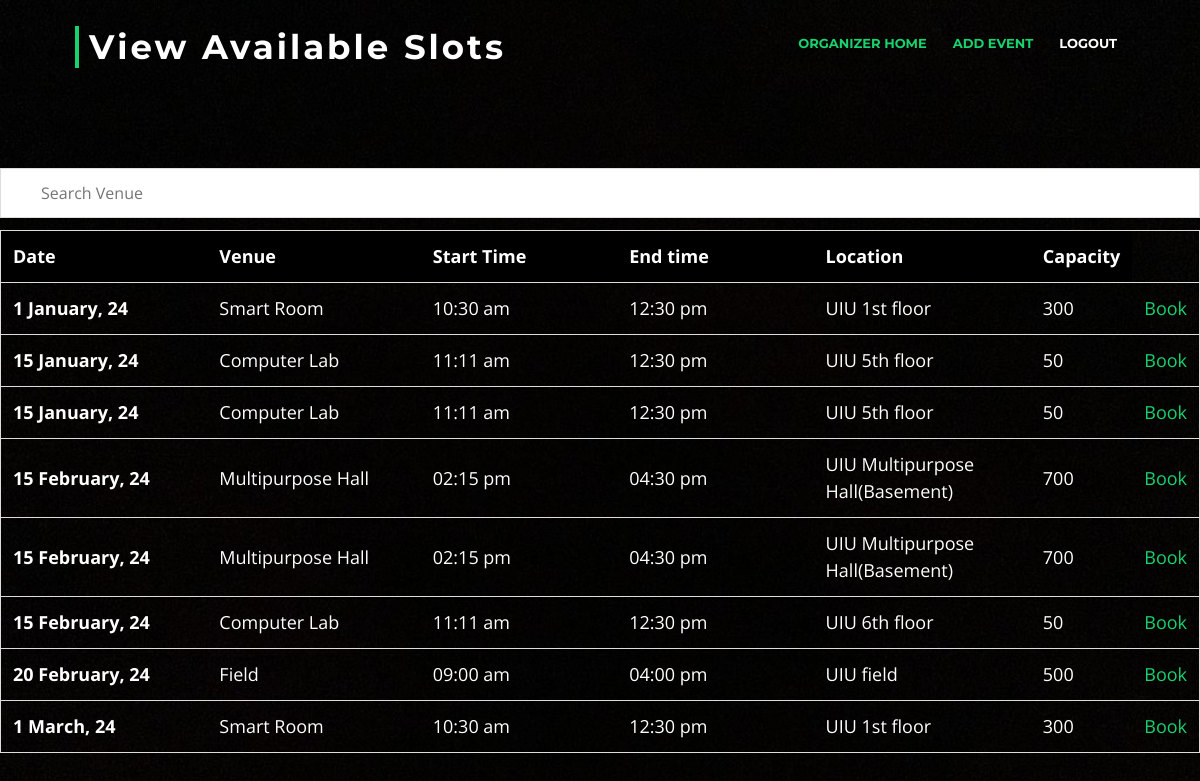
/viewslot.php, run on the app's committed database.
### tables this page shows
CREATE TABLE `slot` (
  `StartTime` time NOT NULL,
  `EndTime` time NOT NULL,
  `SlotID` int(11) NOT NULL,
  `EventDate` date NOT NULL,
  `VenueID` int(11) NOT NULL,
  `available` int(11) DEFAULT NULL
);

CREATE TABLE `venue_` (
  `VenueID` int(11) NOT NULL,
  `VenueName` varchar(100) NOT NULL,
  `VenueCapacity` int(11) NOT NULL,
  `VenueFileimg` varchar(100) DEFAULT NULL,
  `VenueLocation` varchar(100) NOT NULL
);

### viewslot.php (the view, shortened to what this page needs)
<?php
  $conn = mysqli_connect("localhost","root","","eventadministration") or die($conn);
?>
<!DOCTYPE html>
<html lang="en">
<head>
  <link href="lib/bootstrap/css/bootstrap.min.css" rel="stylesheet">
  <link href="lib/font-awesome/css/font-awesome.min.css" rel="stylesheet">
  <link href="lib/animate/animate.min.css" rel="stylesheet">
  <link href="lib/ionicons/css/ionicons.min.css" rel="stylesheet">
  <link href="lib/owlcarousel/assets/owl.carousel.min.css" rel="stylesheet">
  <link href="lib/lightbox/css/lightbox.min.css" rel="stylesheet">
  <link href="css/style.css" rel="stylesheet">
</head>
<body>
<br><br><br><br><br>
	<header id="header">
    <div class="container-fluid">
      <div id="logo" class="pull-left">
        <h1><a href="#intro" class="scrollto">View Available Slots</a></h1>
      </div>
      <?php
  $oid = $_GET["oid"];
    echo" <nav id='nav-menu-container'>
        <ul class='nav-menu'>
          <li class='menu-active'><a href='welcomeorganizer.php?oid=". $oid . "'>Organizer Home</a></li>
          <li class='menu-active'><a href='addevent.php?oid=". $oid . "'>Add Event</a></li>
		  <li><a href='logout2.php'>Logout</a></li>
        </ul>
      </nav>";
      ?>
    </div>
	</header>
	<br><br>
  <input type="text" id="myInput" onkeyup="myFunction()" placeholder="Search Venue">
<table id="myTable">
  <tr class="header">
  <th style="width:20%;">Date</th>
    <th style="width:20%;">Venue</th>
    <th style="width:20%;">Start Time</th>
    <th style="width:20%;">End time</th>
    <th style="width:20%;">Location</th>
    <th style="width:20%;">Capacity</th>
  </tr>
  <?php
  $que = "SELECT EventDate,StartTime,EndTime,SlotID,VenueName,VenueLocation,VenueCapacity
  FROM slot join venue_ on slot.VenueID=venue_.VenueID
  WHERE available = 1
  order by EventDate asc";
  $res = mysqli_query($conn,$que);
  while($row = mysqli_fetch_assoc($res))
  {
    echo "<tr>
    <th scope='row'>". date('j F, y',strtotime($row['EventDate'])) . "</th>
    <td>". $row['VenueName'] . "</td>
    <td>". date('h:i a', strtotime($row['StartTime'])) . "</td>
    <td>". date('h:i a', strtotime($row['EndTime'])) . "</td>
    <td>". $row['VenueLocation'] . "</td>
    <td>". $row['VenueCapacity'] . "</td>
    <td>  <a href='bookevent.php?id=". $row['SlotID'] . "&oid=".$oid."'>Book</a> </td>
  </tr>";
  }
      ?>
</table>
</body>
</html>

### css/style.css (style rules this page uses)
body { color: #666666; font-family: "Open Sans", sans-serif; }
a { color: #18d26e; transition: 0.5s; }
h1, h2, h3, h4, h5, h6 { font-family: "Montserrat", sans-serif; font-weight: 400; margin: 0 0 20px 0; padding: 0; }
#header { padding: 30px 0; height: 92px; position: fixed; left: 0; top: 0; right: 0; transition: all 0.5s; z-index: 997; }
#header #logo { float: left; }
@media (min-width: 1024px) { #header #logo { padding-left: 60px; } }
#header #logo h1 { font-size: 34px; margin: 0; padding: 0; line-height: 1; font-family: "Montserrat", sans-serif; font-weight: 700; letter-spacing: 3px; }
#header #logo h1 a, #header #logo h1 a:hover { color: #fff; padding-left: 10px; border-left: 4px solid #18d26e; }
.nav-menu, .nav-menu * { margin: 0; padding: 0; list-style: none; }
.nav-menu li { position: relative; white-space: nowrap; }
.nav-menu > li { float: left; }
#nav-menu-container { float: right; margin: 0; }
@media (min-width: 1024px) { #nav-menu-container { padding-right: 60px; } }
.nav-menu a { padding: 0 8px 10px 8px; text-decoration: none; display: inline-block; color: #fff; font-family: "Montserrat", sans-serif; font-weight: 700; font-size: 13px; text-transform: uppercase; outline: none; }
.nav-menu li:hover > a, .nav-menu > .menu-active > a { color: #18d26e; }
.nav-menu > li { margin-left: 10px; }

### viewslot.php (style rules this page uses)
body { background: url("img/black.jpg"); background-size:cover; background-repeat:repeat-y; color:white; }
#myInput { background-image: url('/css/searchicon.png'); background-position: 10px 12px; background-repeat: no-repeat; width: 100%; font-size: 16px; padding: 12px 20px 12px 40px; border: 1px solid #ddd; margin-bottom: 12px; }
#myTable { border-collapse: collapse; width: 100%; border: 1px solid #ddd; font-size: 18px; }
#myTable th, #myTable td { text-align: left; padding: 12px; }
#myTable tr { border-bottom: 1px solid #ddd; }
#myTable tr.header, #myTable tr:hover { background-color: black; }

### data on the page
slot: EventDate "1 January, 24", VenueID.VenueName "Smart Room", StartTime "10:30 am", EndTime "12:30 pm", VenueID.VenueLocation "UIU 1st floor", VenueID.VenueCapacity "300"
slot: EventDate "15 January, 24", VenueID.VenueName "Computer Lab", StartTime "11:11 am", EndTime "12:30 pm", VenueID.VenueLocation "UIU 5th floor", VenueID.VenueCapacity "50"
slot: EventDate "15 January, 24", VenueID.VenueName "Computer Lab", StartTime "11:11 am", EndTime "12:30 pm", VenueID.VenueLocation "UIU 5th floor", VenueID.VenueCapacity "50"
slot: EventDate "15 February, 24", VenueID.VenueName "Multipurpose Hall", StartTime "02:15 pm", EndTime "04:30 pm", VenueID.VenueLocation "UIU Multipurpose Hall(Basement)", VenueID.VenueCapacity "700"
slot: EventDate "15 February, 24", VenueID.VenueName "Multipurpose Hall", StartTime "02:15 pm", EndTime "04:30 pm", VenueID.VenueLocation "UIU Multipurpose Hall(Basement)", VenueID.VenueCapacity "700"
slot: EventDate "15 February, 24", VenueID.VenueName "Computer Lab", StartTime "11:11 am", EndTime "12:30 pm", VenueID.VenueLocation "UIU 6th floor", VenueID.VenueCapacity "50"
slot: EventDate "20 February, 24", VenueID.VenueName "Field", StartTime "09:00 am", EndTime "04:00 pm", VenueID.VenueLocation "UIU field", VenueID.VenueCapacity "500"
slot: EventDate "1 March, 24", VenueID.VenueName "Smart Room", StartTime "10:30 am", EndTime "12:30 pm", VenueID.VenueLocation "UIU 1st floor", VenueID.VenueCapacity "300"
